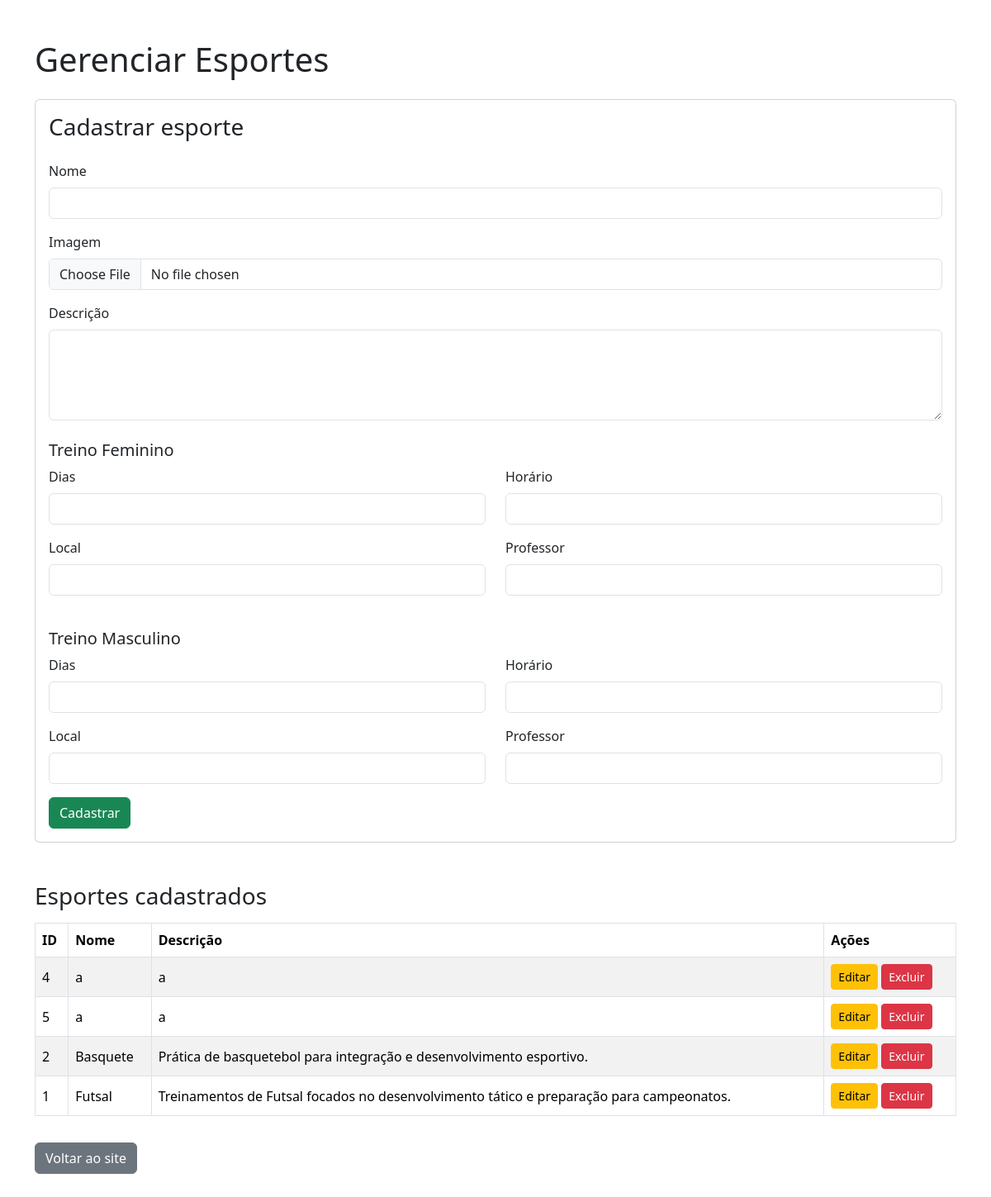
The page /admin/esportescrud.php on the database its author committed.
### tables this page shows
CREATE TABLE IF NOT EXISTS `esportes` (
  `id_esporte` int NOT NULL AUTO_INCREMENT,
  `nome` varchar(100) NOT NULL,
  `imagem` varchar(255) DEFAULT NULL,
  `descricao` text,
  `feminino_dias` varchar(100) DEFAULT NULL,
  `feminino_horario` varchar(50) DEFAULT NULL,
  `feminino_local` varchar(100) DEFAULT NULL,
  `feminino_professor` varchar(100) DEFAULT NULL,
  `masculino_dias` varchar(100) DEFAULT NULL,
  `masculino_horario` varchar(50) DEFAULT NULL,
  `masculino_local` varchar(100) DEFAULT NULL,
  `masculino_professor` varchar(100) DEFAULT NULL,
  PRIMARY KEY (`id_esporte`)
);

### admin/esportescrud.php (the view, shortened to what this page needs)
<?php
$conexao = new mysqli("localhost", "root", "", "iffar_sports3");
$conexao->set_charset("utf8mb4");
$esportes = $conexao->query("
    SELECT *
    FROM esportes
    ORDER BY nome ASC
");
?>
<!DOCTYPE html>
<html lang="pt-BR">
<head>
    <link
        href="https://cdn.jsdelivr.net/npm/bootstrap@5.3.8/dist/css/bootstrap.min.css"
        rel="stylesheet"
    >
</head>
<body>
<div class="container py-5">
    <h1 class="mb-4">
        Gerenciar Esportes
    </h1>
    <div class="card mb-5">
        <div class="card-body">
            <h3 class="mb-4">
                Cadastrar esporte
            </h3>
            <form
                method="POST"
                enctype="multipart/form-data"
            >
                <div class="mb-3">
                    <label class="form-label">
                        Nome
                    </label>
                    <input
                        type="text"
                        name="nome"
                        class="form-control"
                        required
                    >
                </div>
                <div class="mb-3">
                    <label class="form-label">
                        Imagem
                    </label>
                    <input
                        type="file"
                        name="imagem"
                        class="form-control"
                        accept="image/*"
                    >
                </div>
                <div class="mb-3">
                    <label class="form-label">
                        Descrição
                    </label>
                    <textarea
                        name="descricao"
                        class="form-control"
                        rows="4"
                    ></textarea>
                </div>
                <h5 class="mt-4">
                    Treino Feminino
                </h5>
                <div class="row">
                    <div class="col-md-6 mb-3">
                        <label class="form-label">
                            Dias
                        </label>
                        <input
                            type="text"
                            name="feminino_dias"
                            class="form-control"
                        >
                    </div>
                    <div class="col-md-6 mb-3">
                        <label class="form-label">
                            Horário
                        </label>
                        <input
                            type="text"
                            name="feminino_horario"
                            class="form-control"
                        >
                    </div>
                    <div class="col-md-6 mb-3">
                        <label class="form-label">
                            Local
                        </label>
                        <input
                            type="text"
                            name="feminino_local"
                            class="form-control"
                        >
                    </div>
                    <div class="col-md-6 mb-3">
                        <label class="form-label">
                            Professor
                        </label>
                        <input
                            type="text"
                            name="feminino_professor"
                            class="form-control"
                        >
                    </div>
                </div>
                <h5 class="mt-4">
                    Treino Masculino
                </h5>
                <div class="row">
                    <div class="col-md-6 mb-3">
                        <label class="form-label">
                            Dias
                        </label>
                        <input
                            type="text"
                            name="masculino_dias"
                            class="form-control"
                        >
                    </div>
                    <div class="col-md-6 mb-3">
                        <label class="form-label">
                            Horário
                        </label>
                        <input
                            type="text"
                            name="masculino_horario"
                            class="form-control"
                        >
                    </div>
                    <div class="col-md-6 mb-3">
                        <label class="form-label">
                            Local
                        </label>
                        <input
                            type="text"
                            name="masculino_local"
                            class="form-control"
                        >
                    </div>
                    <div class="col-md-6 mb-3">
                        <label class="form-label">
                            Professor
                        </label>
                        <input
                            type="text"
                            name="masculino_professor"
                            class="form-control"
                        >
                    </div>
                </div>
                <button
                    type="submit"
                    name="cadastrar"
                    class="btn btn-success"
                >
                    Cadastrar
                </button>
            </form>
        </div>
    </div>
    <h3 class="mb-3">
        Esportes cadastrados
    </h3>
    <div class="table-responsive">
        <table class="table table-bordered table-striped align-middle">
            <thead>
                <tr>
                    <th>ID</th>
                    <th>Nome</th>
                    <th>Descrição</th>
                    <th>Ações</th>
                </tr>
            </thead>
            <tbody>
                <?php while ($esporte = $esportes->fetch_assoc()): ?>
                    <tr>
                        <td>
                            <?= $esporte['id_esporte'] ?>
                        </td>
                        <td>
                            <?= htmlspecialchars($esporte['nome']) ?>
                        </td>
                        <td>
                            <?= htmlspecialchars($esporte['descricao']) ?>
                        </td>
                        <td>
                            <a
                                href="editar_esporte.php?id=<?= $esporte['id_esporte'] ?>"
                                class="btn btn-warning btn-sm"
                            >
                                Editar
                            </a>
                            <a
                                href="esportescrud.php?excluir=<?= $esporte['id_esporte'] ?>"
                                class="btn btn-danger btn-sm"
                                onclick="return confirm('Deseja realmente excluir este esporte?')"
                                class="btn btn-danger btn-sm"
                            >
                                Excluir
                            </a>
                        </td>
                    </tr>
                <?php endwhile; ?>
            </tbody>
        </table>
    </div>
    <a
        href="../index.php"
        class="btn btn-secondary mt-3"
    >
        Voltar ao site
    </a>
</div>
</body>
</html>

### rows shown on the page
esportes: id_esporte "4", nome "a", descricao "a"
esportes: id_esporte "5", nome "a", descricao "a"
esportes: id_esporte "2", nome "Basquete", descricao "Prática de basquetebol para integração e desenvolvimento esportivo."
esportes: id_esporte "1", nome "Futsal", descricao "Treinamentos de Futsal focados no desenvolvimento tático e preparação para campeonatos."
